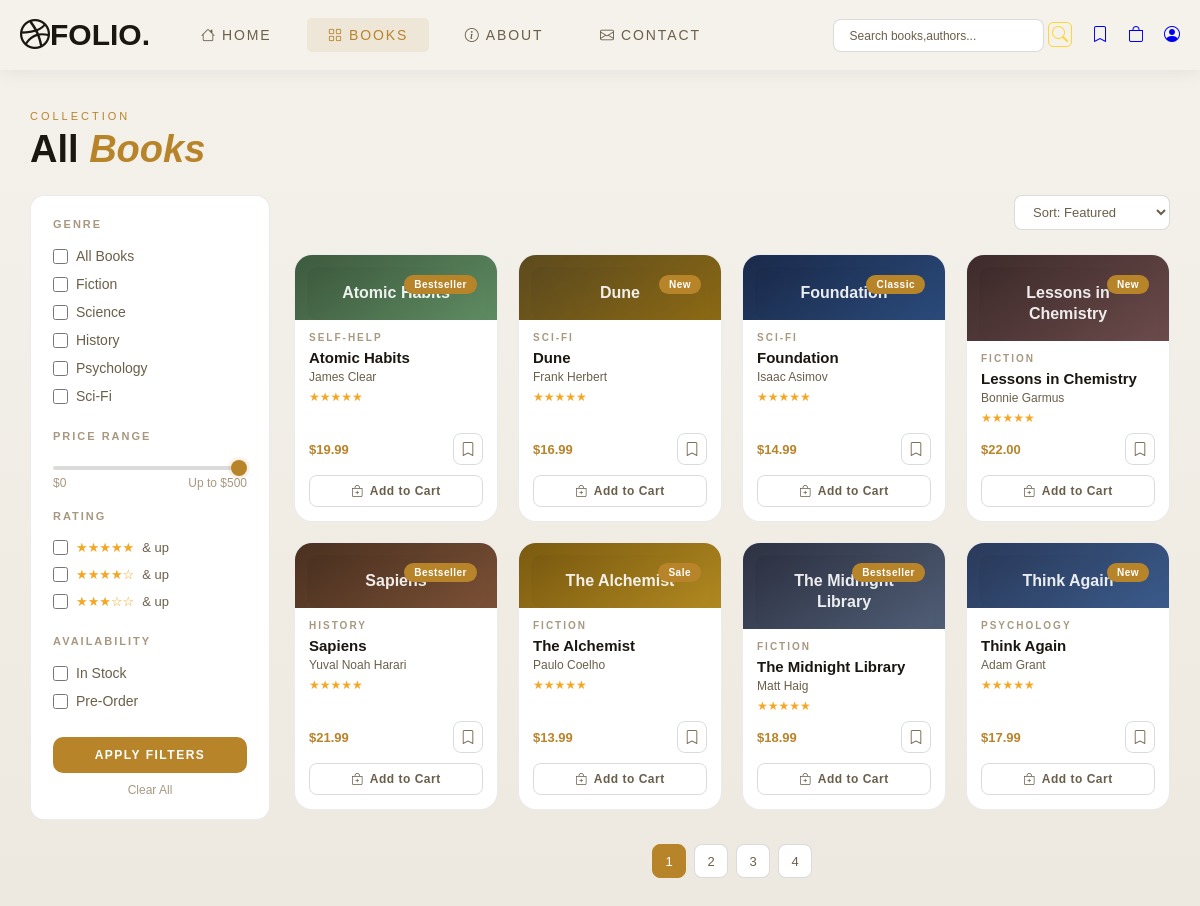
The page /books/ on the database its author committed.
### frontend/models.py (models this page shows, shortened)
class Book(models.Model):
    title = models.CharField(max_length=255, unique=True)
    slug = models.SlugField(max_length=255, unique=True, blank=True)
    author = models.CharField(max_length=255)
    genre = models.CharField(max_length=100, blank=True)
    price = models.DecimalField(max_digits=8, decimal_places=2)
    old_price = models.DecimalField(max_digits=8, decimal_places=2, null=True, blank=True)
    discount = models.PositiveIntegerField(default=0)
    stock = models.PositiveIntegerField(default=0)
    rating = models.DecimalField(max_digits=3, decimal_places=2, default=4.5)
    reviews = models.PositiveIntegerField(default=0)
    status = models.CharField(max_length=50, default='Active')
    badge = models.CharField(max_length=50, default='New')
    color = models.CharField(max_length=255, blank=True)
    image_url = models.URLField(max_length=500, blank=True)
    description = models.TextField(blank=True)
    full_desc = models.TextField(blank=True)
    pages = models.PositiveIntegerField(null=True, blank=True)
    year = models.PositiveIntegerField(null=True, blank=True)
    language = models.CharField(max_length=20, default='EN')
    created_at = models.DateTimeField(auto_now_add=True)
    updated_at = models.DateTimeField(auto_now=True)

### frontend/views.py (the view)
# urls.py: path('books/', views.books, name='books'),
def books(request):
    init_default_books()
    query = request.GET.get('q', '')
    books_qs = Book.objects.filter(status='Active').order_by('title')
    if query:
        books_qs = books_qs.filter(title__icontains=query) | books_qs.filter(author__icontains=query)
    return render(request, 'Books.html', {'books': books_qs, 'query': query})

### frontend/views.py (called while the page is built, shortened)
def init_default_books():
    if Book.objects.exists():
        return

### frontend/templates/Books.html (shortened to what this page needs)
{% load static %}
<!DOCTYPE html>
<html lang="en">
<head>
    <link rel="stylesheet" href="https://cdn.jsdelivr.net/npm/bootstrap-icons@1.11.3/font/bootstrap-icons.css">
    <link rel="stylesheet" href="https://cdnjs.cloudflare.com/ajax/libs/font-awesome/4.7.0/css/font-awesome.min.css">
    <link rel="stylesheet" href="{% static 'css/Books.css' %}">
</head>
<body>
    <header class="header">
        <div class="F-header">
            <h1><i class="bi bi-dribbble"></i>FOLIO.</h1>
            <ul>
                <li><a href="{% url 'home' %}"><i class="bi bi-house"></i>Home</a></li>
                <li><a id="books" href="{% url 'books' %}"><i class="bi bi-grid"></i>Books</a></li>
                <li><a href="{% url 'about' %}"><i class="bi bi-info-circle"></i>About</a></li>
                <li><a href="{% url 'contact' %}"><i class="bi bi-envelope"></i>Contact</a></li>
            </ul>
        </div>
        <div class="L-header">
            <form>
                <input id="search" type="search" placeholder="Search books,authors...">
                <label onclick="goSearch(event)"
                    style="color:#ffd636; padding:3px; border: solid 1px #ffd636; border-radius: 5px; cursor:pointer;">
                    <i class="bi bi-search"></i>
                </label>
            </form>
            <a href="{% url 'my_list' %}" class="icon-btn" title="My List">
                <i class="bi bi-bookmark"></i>
            </a>
            <a href="{% url 'cart' %}" class="icon-btn" title="Cart" id="cart-btn" style="position:relative;">
                <i class="bi bi-bag"></i>
            </a>
            <a href="{% url 'user_profile' %}" class="icon-btn" title="Profile">
                <i class="bi bi-person-circle"></i>
            </a>
        </div>
    </header>
    <main>
        <div class="title-section">
            <span>Collection</span>
            <h1>All <em>Books</em></h1>
        </div>
        <div class="sort-row">
            <select class="sort-select">
                <option>Sort: Featured</option>
            </select>
        </div>
        <aside class="filters">
            <h2>Genre</h2>
            <ul>
                <li><input type="checkbox"> All Books</li>
                <li><input type="checkbox"> Fiction</li>
                <li><input type="checkbox"> Science</li>
                <li><input type="checkbox"> History</li>
                <li><input type="checkbox"> Psychology</li>
                <li><input type="checkbox"> Sci-Fi</li>
            </ul>
            <h2>Price Range</h2>
            <input type="range" min="0" max="500" value="500">
            <div class="price-labels">
                <span>$0</span>
                <span>Up to $500</span>
            </div>
            <h2>Rating</h2>
            <label class="rating-row">
                <input type="checkbox">
                <span class="stars">★★★★★</span>
                <span>& up</span>
            </label>
            <label class="rating-row">
                <input type="checkbox">
                <span class="stars">★★★★☆</span>
                <span>& up</span>
            </label>
            <label class="rating-row">
                <input type="checkbox">
                <span class="stars">★★★☆☆</span>
                <span>& up</span>
            </label>
            <h2>Availability</h2>
            <ul>
                <li><input type="checkbox"> In Stock</li>
                <li><input type="checkbox"> Pre-Order</li>
            </ul>
            <button class="apply-btn">Apply Filters</button>
            <p class="clear">Clear All</p>
        </aside>
        <ul class="books-grid">
            {% for book in books %}
            <li class="book-card" data-title="{{ book.title|escape }}">
                <div class="book-img" style="background: {{ book.color|default:'linear-gradient(145deg,#2d3142,#4f5d75)' }};">
                    <span class="badge">{{ book.badge }}</span>
                    {% if book.image_url %}
                    <div style="display:none;width:100%;height:100%;border-radius:10px;background:{{ book.color|default:'linear-gradient(145deg,#2d3142,#4f5d75)' }};align-items:center;justify-content:center;color:rgba(255,255,255,0.9);font-size:16px;font-weight:700;text-align:center;padding:16px;line-height:1.3;">
                        {{ book.title }}
                    </div>
                    {% endif %}
                </div>
                <div class="book-info">
                    <span class="category">{{ book.genre }}</span>
                    <h3 class="title">{{ book.title }}</h3>
                    <p class="author">{{ book.author }}</p>
                    <div class="rating">★★★★★</div>
                    <div class="book-footer">
                        <div class="price">
                            {% if book.discount > 0 and book.old_price %}
                            <s>${{ book.old_price|floatformat:2 }}</s>
                            <span>${{ book.price|floatformat:2 }}</span>
                            {% else %}
                            <span>${{ book.price|floatformat:2 }}</span>
                            {% endif %}
                        </div>
                        <div class="icons"><i class="bi bi-bookmark"></i></div>
                    </div>
                    <button class="add-to-cart"
                        onclick="addToCart('{{ book.title|escapejs }}','{{ book.author|escapejs }}','{{ book.genre|escapejs }}',{{ book.price }},'{{ book.color|default:'linear-gradient(145deg,#2d3142,#4f5d75)'|escapejs }}',this)"><i
                            class="bi bi-bag-plus"></i> Add to Cart</button>
                </div>
            </li>
            {% empty %}
            <li class="book-card" style="grid-column:1/-1;text-align:center;color:var(--text3);">
                No books are available. Add books in the admin or run migrations to seed default data.
            </li>
            {% endfor %}
        </ul>
        <div class="pagination">
            <span class="page active">1</span>
            <span class="page">2</span>
            <span class="page">3</span>
            <span class="page">4</span>
        </div>
    </main>
</body>
</html>

### rows shown on the page
Book: badge "Bestseller", title "Atomic Habits", genre "SELF-HELP", author "James Clear", price "19.99"
Book: badge "New", title "Dune", genre "SCI-FI", author "Frank Herbert", price "16.99"
Book: badge "Classic", title "Foundation", genre "SCI-FI", author "Isaac Asimov", price "14.99"
Book: badge "New", title "Lessons in Chemistry", genre "FICTION", author "Bonnie Garmus", price "22.00"
Book: badge "Bestseller", title "Sapiens", genre "HISTORY", author "Yuval Noah Harari", price "21.99"
Book: badge "Sale", title "The Alchemist", genre "FICTION", author "Paulo Coelho", price "13.99"
Book: badge "Bestseller", title "The Midnight Library", genre "FICTION", author "Matt Haig", price "18.99"
Book: badge "New", title "Think Again", genre "PSYCHOLOGY", author "Adam Grant", price "17.99"
